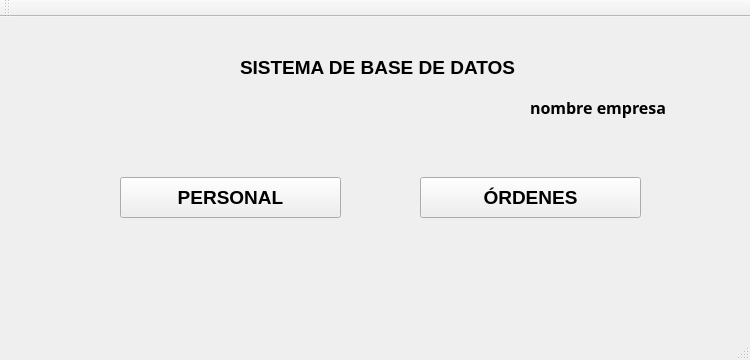
<?xml version="1.0" encoding="UTF-8"?>
<ui version="4.0">
 <class>MainWindow</class>
 <widget class="QMainWindow" name="MainWindow">
  <property name="geometry">
   <rect>
    <x>0</x>
    <y>0</y>
    <width>750</width>
    <height>360</height>
   </rect>
  </property>
  <property name="windowTitle">
   <string>MainWindow</string>
  </property>
  <widget class="QWidget" name="centralWidget">
   <widget class="QPushButton" name="personal">
    <property name="geometry">
     <rect>
      <x>120</x>
      <y>160</y>
      <width>221</width>
      <height>41</height>
     </rect>
    </property>
    <property name="font">
     <font>
      <pointsize>14</pointsize>
      <weight>75</weight>
      <bold>true</bold>
     </font>
    </property>
    <property name="text">
     <string>PERSONAL</string>
    </property>
   </widget>
   <widget class="QPushButton" name="inventario">
    <property name="geometry">
     <rect>
      <x>420</x>
      <y>160</y>
      <width>221</width>
      <height>41</height>
     </rect>
    </property>
    <property name="font">
     <font>
      <pointsize>14</pointsize>
      <weight>75</weight>
      <bold>true</bold>
     </font>
    </property>
    <property name="text">
     <string>ÓRDENES</string>
    </property>
   </widget>
   <widget class="QLabel" name="label">
    <property name="geometry">
     <rect>
      <x>240</x>
      <y>40</y>
      <width>291</width>
      <height>21</height>
     </rect>
    </property>
    <property name="font">
     <font>
      <family>MS Shell Dlg 2</family>
      <pointsize>14</pointsize>
      <weight>75</weight>
      <italic>false</italic>
      <bold>true</bold>
     </font>
    </property>
    <property name="text">
     <string>SISTEMA DE BASE DE DATOS</string>
    </property>
   </widget>
   <widget class="QLabel" name="label_2">
    <property name="geometry">
     <rect>
      <x>530</x>
      <y>80</y>
      <width>151</width>
      <height>21</height>
     </rect>
    </property>
    <property name="font">
     <font>
      <family>Viner Hand ITC</family>
      <pointsize>12</pointsize>
      <weight>75</weight>
      <bold>true</bold>
     </font>
    </property>
    <property name="text">
     <string>nombre empresa</string>
    </property>
   </widget>
  </widget>
  <widget class="QMenuBar" name="menuBar">
   <property name="geometry">
    <rect>
     <x>0</x>
     <y>0</y>
     <width>750</width>
     <height>21</height>
    </rect>
   </property>
  </widget>
  <widget class="QToolBar" name="mainToolBar">
   <attribute name="toolBarArea">
    <enum>TopToolBarArea</enum>
   </attribute>
   <attribute name="toolBarBreak">
    <bool>false</bool>
   </attribute>
  </widget>
  <widget class="QStatusBar" name="statusBar"/>
 </widget>
 <layoutdefault spacing="6" margin="11"/>
 <resources/>
 <connections/>
</ui>
